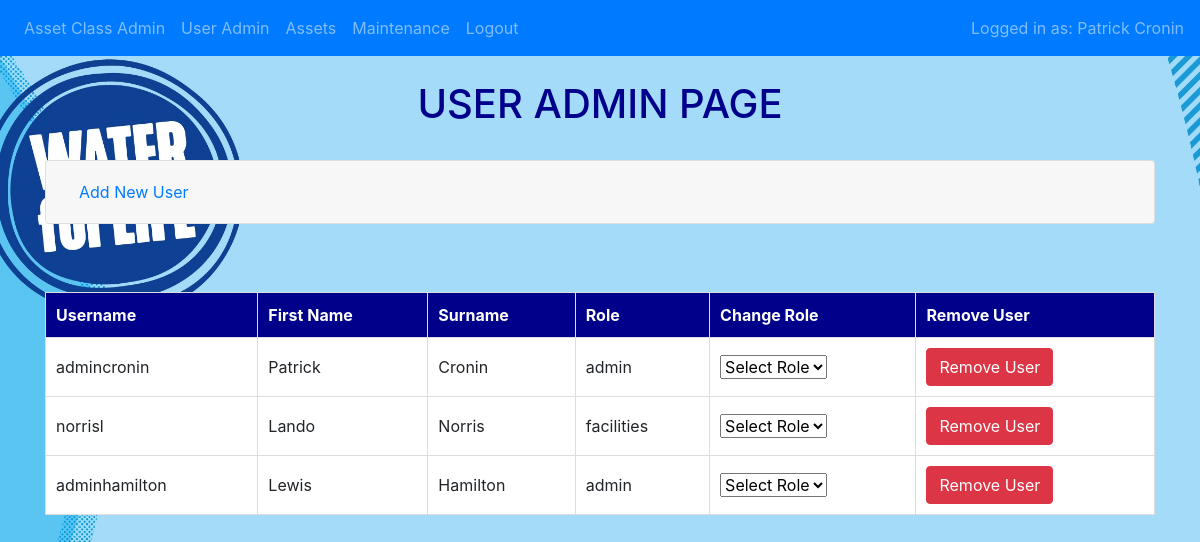
/useradmin (signed in), run on an earlier commit of the app's database.
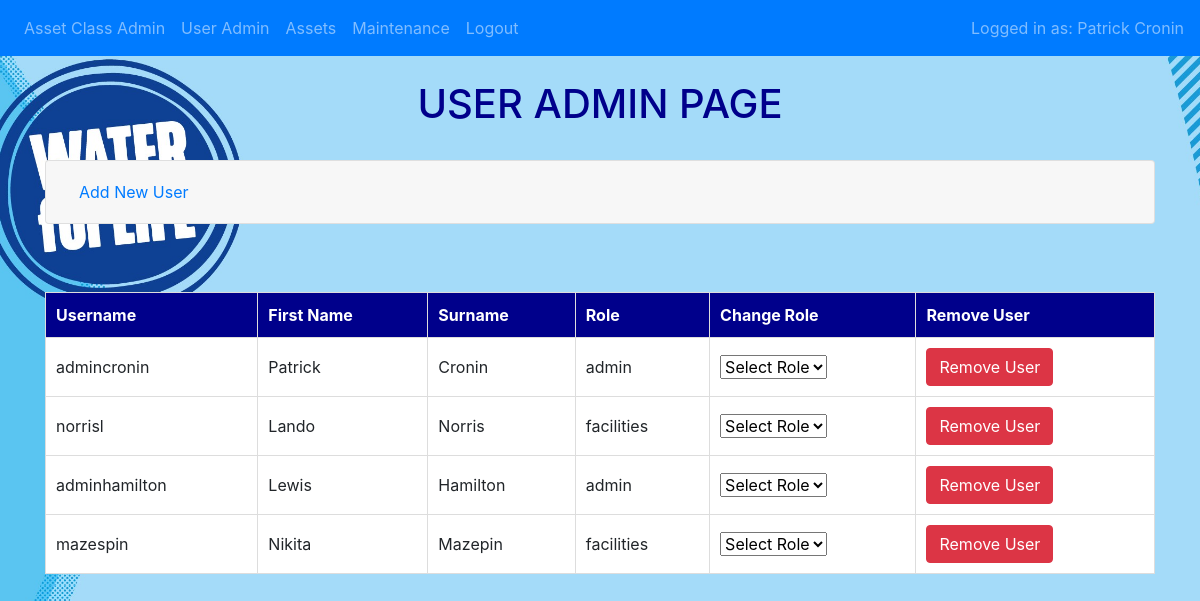
And on a later commit of the database.
### website/models.py (models this page shows)
class User(db.Model, UserMixin):
    id = db.Column(db.Integer, primary_key=True, autoincrement=True)
    username = db.Column(db.String(20), unique=True, nullable=False)
    first_name = db.Column(db.String(50), nullable=False)
    surname = db.Column(db.String(150), nullable=False)
    role = db.Column(db.String(20), nullable=False)
    password = db.Column(db.String(255), nullable=False)

### website/auth.py (the view, shortened to what this page needs)
@auth.route('/useradmin', methods=['GET', 'POST'])
@admin_required
def useradmin():
    UserList = db.session.query(User.id, User.username, User.first_name, User.surname, User.role).all()
    return render_template('useradmin.html', user=current_user, user_list=UserList)

### website/__init__.py (called while the page is built)
def create_app():
    app = Flask(__name__)
    app.config.from_object('config.Config')
    db.init_app(app)
    from .views import  views
    from .auth import auth
    app.register_blueprint(views, url_prefix='/')
    app.register_blueprint(auth, url_prefix='/')
    from .models import User, Assetclass, Asset, Maintenance
    with app.app_context():
        db.create_all()
    login_manager = LoginManager()
    login_manager.login_view = 'auth.login'
    try:
        login_manager.init_app(app)
        @login_manager.user_loader
        def load_user(id):
            return User.query.get(int(id))
    except Exception as e:
        logging.error(f"Error loading user {id}: {e}")
        return None
    return app

### website/templates/useradmin.html (shortened to what this page needs)
{% extends "base.html" %}
{% block content %}<br><h1 style="text-align: center; color: darkblue">USER ADMIN PAGE</h1><br>
<div class="accordion" id="userAdminAccordion">
<div class="card">
    <div class="card-header" id="headingAddUser">
        <h2 class="mb-0">
            <button class="btn btn-link btn-block text-left" type="button" data-toggle="collapse" data-target="#collapseAddUser" aria-expanded="false" aria-controls="collapseAddUser">
                Add New User
            </button>
        </h2>
    </div>
</div>
</div>
<br>
<br>
<table>
    <thead>
        <tr>
            <th>Username</th>
            <th>First Name</th>
            <th>Surname</th>
            <th>Role</th>
            <th>Change Role</th>
            <th>Remove User</th>
        </tr>
    </thead>
    <tbody>
        {% for user in user_list %}
        <tr>
            <td>{{user.username}}</td>
            <td>{{user.first_name}}</td>
            <td>{{user.surname}}</td>
            <td>{{user.role}}</td>
            <td>
                <form action="{{ url_for('views.update_role', id=user.id) }}" method="POST">
                    <select name="role" onchange="confirmRoleChange(this.form, this.value)">
                        <option value="">Select Role</option>
                    </select>
                </form>
            </td>
            <td>
                <form action="{{ url_for('views.delete_user', id=user.id) }}" method="POST" onsubmit="return confirm('Are you sure that you want to remove this user?');">
                    <button type="submit" class="btn btn-danger">Remove User</button>
                </form>
            </td>
        </tr>
        {% endfor %}
    </tbody>
</table>
{% endblock %}

### website/templates/base.html (shortened to what this page needs)
<!DOCTYPE html>
<html lang="en">
<head>
     <link
      rel="stylesheet"
      href="https://stackpath.bootstrapcdn.com/bootstrap/4.4.1/css/bootstrap.min.css"
    />
    <link
      rel="stylesheet"
      href="https://stackpath.bootstrapcdn.com/font-awesome/4.7.0/css/font-awesome.min.css"
    />
</head>
<body>
    <nav class="navbar navbar-expand-lg navbar-dark bg-primary">
        <div class="collapse navbar-collapse" id="navbar">
            <div class="navbar-nav">
                {% if user.is_authenticated and user.role.upper() == 'ADMIN' %}
                <a class="nav-item nav-link" href="/assetclassadmin">Asset Class Admin</a>
                <a class="nav-item nav-link" href="/useradmin">User Admin</a>
                {% endif %}
                {% if user.is_authenticated %}
                <a class="nav-item nav-link" href="/assets">Assets</a>
                <a class="nav-item nav-link" href="/maintenance">Maintenance</a>
                <a class="nav-item nav-link" href="/logout" onclick="return confirmLogOut()">Logout</a>
                {% else %}
                <a class="nav-item nav-link" href="/login">Login</a>
                {% endif %}
            </div>
            {% if user.is_authenticated %}
                <span class="navbar-text ml-auto">
                    Logged in as: {{ user.first_name }} {{ user.surname }}
                </span>
            {% endif %}
        </div>
    </nav>
    <div class="container">
    {% block content %}
    {% endblock %}
</div>
</body>
</html>

What changed in the data, as far as the page shows it:
added User: username "mazespin", first_name "Nikita", surname "Mazepin", role "facilities"
